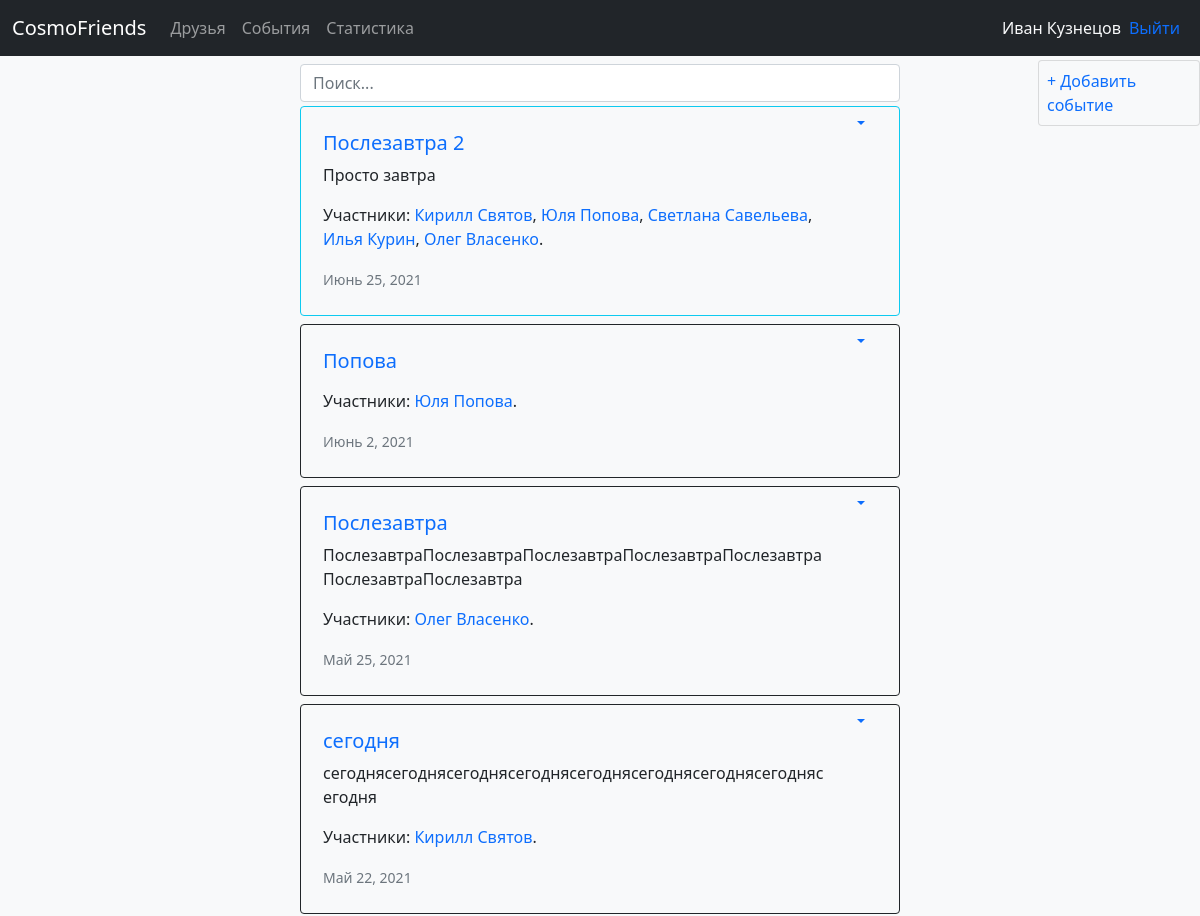
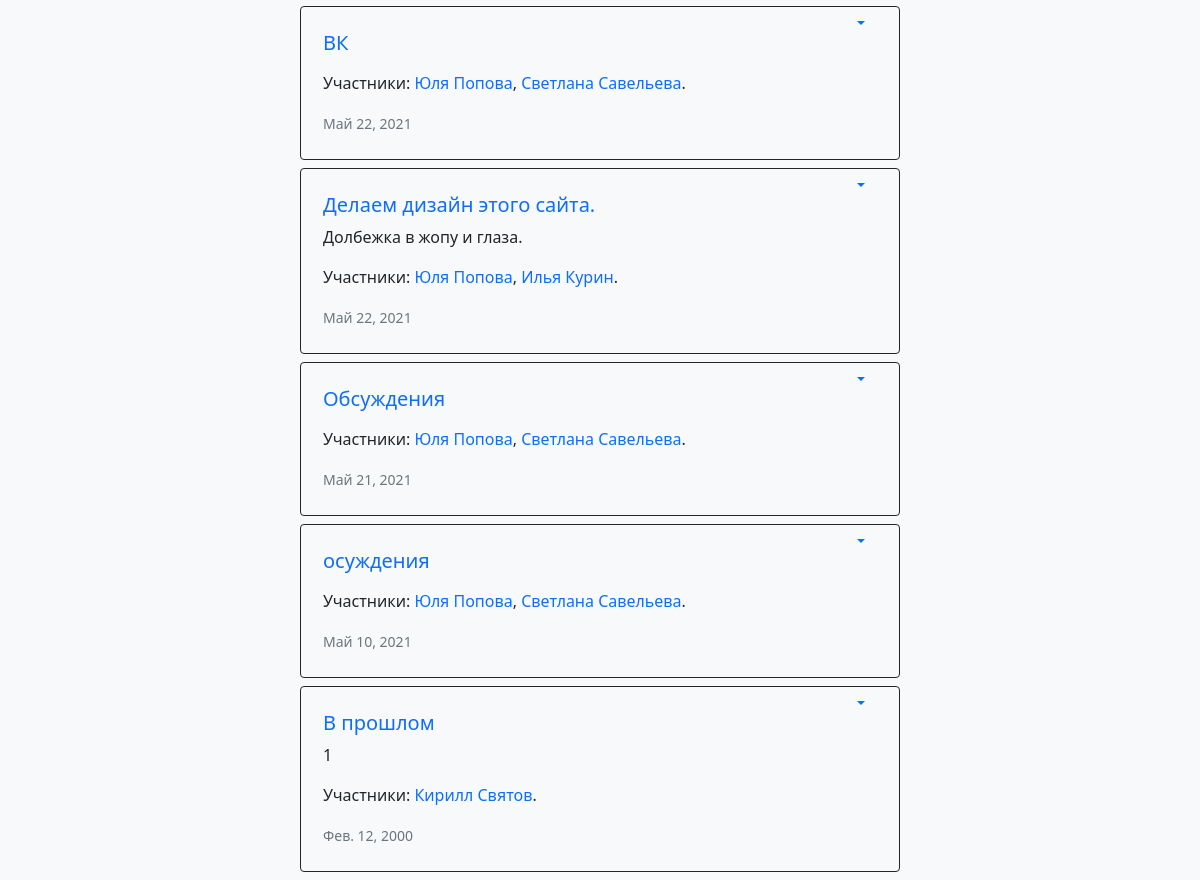
Page /events/ (signed in) on the committed database (2 pictures, top to bottom).
### cosmos/models.py (models this page shows, shortened)
class Event(models.Model):
    class Rating(models.IntegerChoices):
        TERRIBLE = 1, 'Ужасно'
        BAD = 2, 'Плохо'
        NORMAL = 3, 'Удовлетворительно'
        GOOD = 4, 'Хорошо'
        AWESOME = 5, 'Отлично'
    title = models.CharField('Название события', max_length=50)
    user = models.ForeignKey(User, on_delete=models.CASCADE)
    date = models.DateField('Дата', blank=True, null=True)
    points = models.IntegerField('Оценка', default=Rating.AWESOME, blank=True, choices=Rating.choices)
    members = models.ManyToManyField(Friend)
    report = models.TextField('Описание', blank=True, null=True)
    class Meta:
        ordering = ['-date']

class Friend(models.Model):
    name = models.CharField(max_length=50)
    user = models.ForeignKey(User, on_delete=models.CASCADE)
    character = models.TextField(blank=True, null=True)
    date_birth = models.DateField(blank=True, null=True)
    date_begin = models.DateField(blank=True, null=True)
    photo = models.ImageField(upload_to='photos/%Y/%m/%d', blank=True, null=True)
    class Meta:
        ordering = ['date_begin']
    def __str__(self):
        return self.name

### cosmos/views.py (the view)
# urls.py: path('events/', EventsListView.as_view(), name='events'),
class EventsListView(LoginRequiredMixin, View):
    def get(self, request):
        e_list = Event.objects.filter(user=request.user)
        return render(request, 'cosmos/events.html',
                      context={'e_list': e_list, 'short': True, 'today': datetime.date.today()})

### cosmos/templates/cosmos/events.html (shortened to what this page needs)
{% extends 'base.html' %}
{% load static %}
{% block content %}
{% include 'cosmos/includes/header_template.html' %}
<div class="w-50" style="margin-left: 25%;">
    <input class="mb-1 form-control d-inline" type="search" id="search_event" placeholder="Поиск...">
    {% for event in e_list %}
    {% include 'cosmos/includes/event_card_template.html' %}
    {% endfor %}
</div>
{% include 'cosmos/includes/add_event_template.html' %}
{% endblock %}

### templates/base.html (shortened to what this page needs)
<!DOCTYPE html>
<html lang="ru">
{% load static %}
<head>
    <link href="https://cdn.jsdelivr.net/npm/bootstrap@5.0.0/dist/css/bootstrap.min.css" rel="stylesheet"
>
    <link rel="stylesheet" href="{% static 'css/settings.css' %}">
    <link rel="stylesheet" href="https://cdn.jsdelivr.net/npm/bootstrap-icons@1.5.0/font/bootstrap-icons.css">
</head>
<body class="bg-light text-dark">
{% block content %}
{% endblock %}
</body>
</html>

### cosmos/templates/cosmos/includes/header_template.html (shortened to what this page needs)
<nav class="navbar navbar-expand-lg navbar-dark bg-dark fixed-top">
    <div class="container-fluid">
        <a class="navbar-brand" href=" {% url 'home' %} ">CosmoFriends</a>
        <div class="collapse navbar-collapse" id="navbarSupportedContent">
            <ul class="navbar-nav me-auto mb-lg-0">
                <li class="nav-item active">
                    <a class="nav-link" href=" {% url 'friends' %} ">Друзья</a>
                </li>
                <li class="nav-item active">
                    <a class="nav-link" href="{% url 'events' %}">События</a>
                </li>
                <li class="nav-item active">
                    <a class="nav-link" href="{% url 'statistic' %}">Статистика</a>
                </li>
            </ul>
            <div class="text-light">
                {{ user.get_full_name }}
            </div>
            <div class="text-light">
                <a class="p-2 nav-link" href=" {% url 'logout' %} ">Выйти</a>
            </div>
        </div>
    </div>
</nav>
<div style="height: 4rem;">
</div>

### cosmos/templates/cosmos/includes/event_card_template.html (shortened to what this page needs)
{% load static %}
<div class="card bg-light {% if event.date == today %}border-info{% endif %} {% if event.date < today %}border-dark{% endif %} mb-2 w-100">
    <div class="row g-1">
        <div class="p-4 col-11 maybe-selected">
            <a href="{% url 'some_event' event.id %}"><h5 class="card-title ">{{ event.title }}</h5></a>
            <p class="card-text">
                {% if short %}{{ event.report|truncatewords:15 }}{% else %}{{ event.report }}{% endif %}</p>
            <p class="card-text">Участники:
                {% for member in event.members.all %}
                    <a href="{% url 'some_friend' member.id %}">{{ member }}</a>{% if forloop.last %}.{% else %},
                {% endif %}
                {% endfor %}
            </p>
            {% if event.date %}
                <p class="card-text"><small class="text-muted">{{ event.date }}</small></p>
            {% endif %}
        </div>
        <div class="col-md-auto gy-2 ">
            <li class="nav-item dropdown">
                <a class="dropdown-toggle" id="navbarScrollingDropdown{{ event.id }}"
                   data-bs-toggle="dropdown" aria-expanded="false">
                </a>
            </li>
        </div>
    </div>
</div>

### cosmos/templates/cosmos/includes/add_event_template.html
<div class="fixed-top bg-light card mb-3 p-2"
     style="width: 13.5%; margin-left: 86.5%; margin-top: 5%;">
    <div>
        <a href=" {% url 'create_event' %} "> + Добавить событие </a>
    </div>
</div>

### static/css/settings.css (style rules this page uses)
li { list-style-type: none; }
ul { margin-left: 0; padding-left: 0; }
a { text-decoration: none; }

### rows in the picture
Event: title "Послезавтра 2", report "Просто завтра", date "Июнь 25, 2021"
Friend: name "Кирилл Святов"
Friend: name "Юля Попова"
Friend: name "Светлана Савельева"
Friend: name "Илья Курин"
Friend: name "Олег Власенко"
Event: title "Попова", date "Июнь 2, 2021"
Event: title "Послезавтра", report "ПослезавтраПослезавтраПослезавтраПослезавтраПослезавтраПослезавтраПослезавтра", date "Май 25, 2021"
Event: title "сегодня", report "сегоднясегоднясегоднясегоднясегоднясегоднясегоднясегоднясегодня", date "Май 22, 2021"
Event: title "ВК", date "Май 22, 2021"
Event: title "Делаем дизайн этого сайта.", report "Долбежка в жопу и глаза.", date "Май 22, 2021"
Event: title "Обсуждения", date "Май 21, 2021"
Event: title "осуждения", date "Май 10, 2021"
Event: title "В прошлом", report "1", date "Фев. 12, 2000"

### other values in the picture
{{ user.get_full_name }} "Иван Кузнецов"
